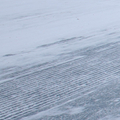

A level layout from a 2D game, rendered from its tile map. Below: a short description, then the map file with its tile-grid data intact:
An orthogonal 20x20 tile map with 6x6 px tiles, 1 tile layer (Tile Layer 1), 2 tilesets.

<map version="1.0" orientation="orthogonal" renderorder="right-down" width="20" height="20" tilewidth="6" tileheight="6" nextobjectid="1">
 <tileset firstgid="1" name="tileset3" tilewidth="6" tileheight="6" tilecount="149200" columns="373">
  <image source="tileset/tileset3.png" width="2240" height="2400" />
 </tileset>
 <tileset firstgid="149201" name="ice_source" tilewidth="6" tileheight="6" tilecount="18426" columns="166">
  <image source="ice_source.jpg" width="1000" height="667" />
 </tileset>
 <layer name="Tile Layer 1" width="20" height="20">
  <data encoding="csv">
156015,156016,156017,156018,156019,156020,156021,156022,156023,156024,156025,156026,156027,156028,156029,156030,156031,156032,156033,156034,
156181,156182,156183,156184,156185,156186,156187,156188,156189,156190,156191,156192,156193,156194,156195,156196,156197,156198,156199,156200,
156347,156348,156349,156350,156351,156352,156353,156354,156355,156356,156357,156358,156359,156360,156361,156362,156363,156364,156365,156366,
156513,156514,156515,156516,156517,156518,156519,156520,156521,156522,156523,156524,156525,156526,156527,156528,156529,156530,156531,156532,
156679,156680,156681,156682,156683,156684,156685,156686,156687,156688,156689,156690,156691,156692,156693,156694,156695,156696,156697,156698,
156845,156846,156847,156848,156849,156850,156851,156852,156853,156854,156855,156856,156857,156858,156859,156860,156861,156862,156863,156864,
157011,157012,157013,157014,157015,157016,157017,157018,157019,157020,157021,157022,157023,157024,157025,157026,157027,157028,157029,157030,
157177,157178,157179,157180,157181,157182,157183,157184,157185,157186,157187,157188,157189,157190,157191,157192,157193,157194,157195,157196,
157343,157344,157345,157346,157347,157348,157349,157350,157351,157352,157353,157354,157355,157356,157357,157358,157359,157360,157361,157362,
157509,157510,157511,157512,157513,157514,157515,157516,157517,157518,157519,157520,157521,157522,157523,157524,157525,157526,157527,157528,
157675,157676,157677,157678,157679,157680,157681,157682,157683,157684,157685,157686,157687,157688,157689,157690,157691,157692,157693,157694,
157841,157842,157843,157844,157845,157846,157847,157848,157849,157850,157851,157852,157853,157854,157855,157856,157857,157858,157859,157860,
158007,158008,158009,158010,158011,158012,158013,158014,158015,158016,158017,158018,158019,158020,158021,158022,158023,158024,158025,158026,
158173,158174,158175,158176,158177,158178,158179,158180,158181,158182,158183,158184,158185,158186,158187,158188,158189,158190,158191,158192,
158339,158340,158341,158342,158343,158344,158345,158346,158347,158348,158349,158350,158351,158352,158353,158354,158355,158356,158357,158358,
158505,158506,158507,158508,158509,158510,158511,158512,158513,158514,158515,158516,158517,158518,158519,158520,158521,158522,158523,158524,
158671,158672,158673,158674,158675,158676,158677,158678,158679,158680,158681,158682,158683,158684,158685,158686,158687,158688,158689,158690,
158837,158838,158839,158840,158841,158842,158843,158844,158845,158846,158847,158848,158849,158850,158851,158852,158853,158854,158855,158856,
159003,159004,159005,159006,159007,159008,159009,159010,159011,159012,159013,159014,159015,159016,159017,159018,159019,159020,159021,159022,
159169,159170,159171,159172,159173,159174,159175,159176,159177,159178,159179,159180,159181,159182,159183,159184,159185,159186,159187,159188
</data>
 </layer>
</map>
